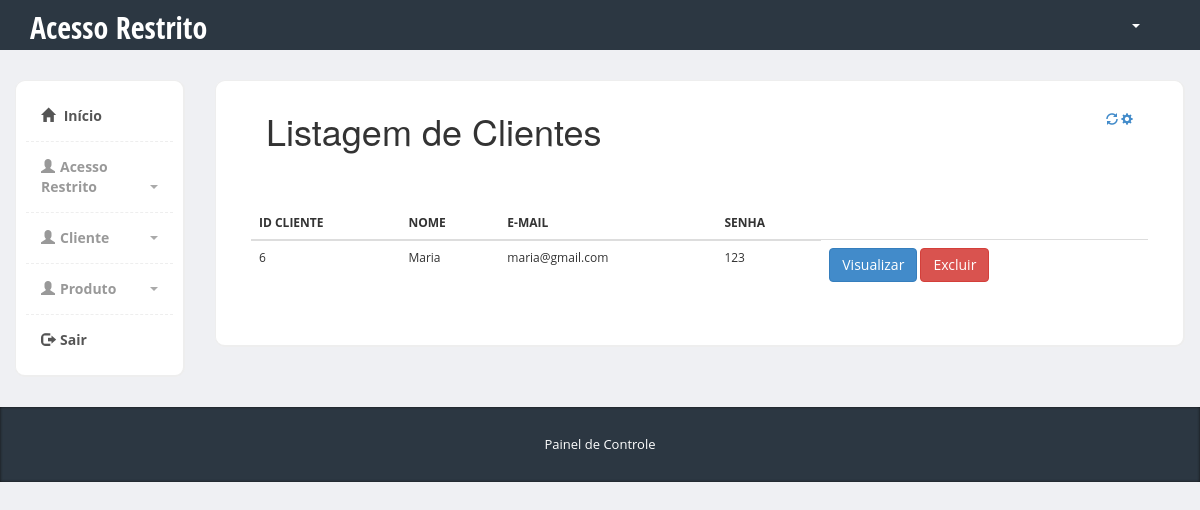
The page /admin/cliente-lista.php on the database its author committed.
### tables this page shows
CREATE TABLE `cliente` (
  `codcliente` int(11) NOT NULL,
  `nome` varchar(50) NOT NULL,
  `endereco` varchar(80) NOT NULL,
  `cep` varchar(9) NOT NULL,
  `telefone` int(17) NOT NULL,
  `cpf` varchar(14) NOT NULL,
  `email` varchar(100) NOT NULL,
  `senha` varchar(8) NOT NULL
);

### admin/Cliente.class.php (called while the page is built, shortened)
<?php
class Cliente{
     public function lista(){
        $pdo = Conexao::conexao();
        $sql  = "SELECT * FROM cliente;";
        $consulta = $pdo->query($sql);
        $dados = null;
        while ($linha = $consulta->fetch(PDO::FETCH_ASSOC)){
            $dados[] = array(
            "codcliente" => $linha['codcliente'],
            "nome" => $linha['nome'],
            "endereco" => $linha['endereco'],
            "telefone" => $linha['telefone'],
            "cep" => $linha['cep'],
            "cpf" => $linha['cpf'],
            "email" => $linha['email'],
            "senha" => $linha['senha']
            );
        }
        return $dados;
    }
}

### admin/cliente-lista.php (the view, shortened to what this page needs)
<?php
    require_once "Cliente.class.php";
    $cliente = new Cliente ();
    $dados = $cliente->lista();
?>
<?php require "includes/header.php" ?>
<div class="col-md-10">
		  	<div class="row">
		<div class="col-md-12">
		  			<div class="content-box-large">
		  				<div class="panel-heading">
							<div class="panel-title">
				  <h1>Listagem de Clientes</h1>
			</div>
			<div class="panel-options">
								<a href="#" data-rel="collapse"><i class="glyphicon glyphicon-refresh"></i></a>
								<a href="#" data-rel="reload"><i class="glyphicon glyphicon-cog"></i></a>
							</div>
						</div>
		  	<div class="panel-body">
      <?php if($dados==null){ ?>
            <p>Nenhum cliente cadastrado</p>
        <?php } else{ ?>
        <table class="lista-dados">
		   <div class="col-md-10">
		  	<div class="row">
  				<div class="col-md-6">
		  				<div class="panel-body">
		  					<table class="table">
				              <thead>
				                <tr>
				                  <th>ID CLIENTE</th>
				                  <th>NOME</th>
				                  <th>E-MAIL</th>
				                  <th>SENHA</th>
				                </tr>
				              </thead>
				               <?php
								 foreach($dados as $dado => $coluna){
												echo "<tr>";
												echo "<td>".$coluna['codcliente']."</td>";
												echo "<td>".$coluna['nome']."</td>";
												echo "<td>".$coluna['email']."</td>";
												echo "<td>".$coluna['senha']."</td>";
												echo '<td>  <a href="visualizar-cliente.php?codcliente='.$coluna['codcliente'].  "&nome=" . $coluna['nome'] . "&email=" . $coluna['email'] . "&senha=" . $coluna['senha'] . '"> <input type="submit" class="btn btn-primary"  value="Visualizar"/>
				<a href="cliente-excluir.php?codcliente='.$coluna['codcliente'].'"> <input type="submit" class="btn btn-danger"  value="Excluir"/></a></td>';
												echo "</tr>";
											}
								?>
								   <?php } ?>
				            </table>
		  				</div>
		  			</div>
  				</div>
  			</div>
		  			</div>
		  		</div>
		  	</div>
		  </div>
		</div>
    </div>
  <?php require "includes/footer.php" ?>

### admin/css/styles.css (style rules this page uses)
body { font-family: 'Open Sans', sans-serif; position: relative; margin: 0px; font-size: 12px; padding: 0px; }
.content-box, .content-box-large { margin-bottom:30px; background:#fff; border-radius:10px; padding:10px; border-left:1px solid #eee; border-top:1px solid #eee; border-right:2px solid #eee; border-bottom:2px solid #eee; }
.content-box-large { padding: 20px; }
body { background-color: #eff0f3; }
.panel-heading>.panel-title, .content-box-header .panel-title { float: left; padding: 10px 15px; padding-top: 0px; }
.panel-heading>.panel-title>*, .content-box-header .panel-title>* { margin: 0; }
.panel-heading>.panel-options, .content-box-header .panel-options { float: right; padding-right: 15px; }
.panel-heading>.panel-options>a, .content-box-header .panel-options>a { margin-top: 10px; }
.panel-body { clear:both; }

### rows shown on the page
cliente: codcliente "6", nome "Maria", email "maria@gmail.com", senha "123"
